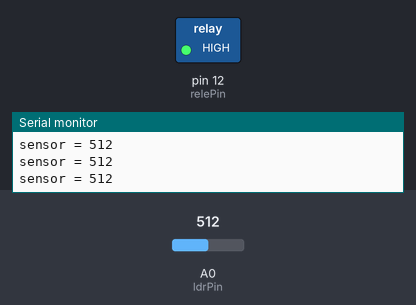
Bench run of a sketch on a simulated Arduino Uno, built with avr-gcc and run on an emulated ATmega328P. Shown: switched loads named in the sketch (green lamp = pin HIGH), the last lines printed to the serial monitor. The inputs (shaded band) are chosen by the test bench; at power-on: A0 (ldrPin) = 512.

Above: at 1.2 s.
1.3 s: A0 (ldrPin) set to 116
4.3 s: A0 (ldrPin) set to 104
At 5.0 s:
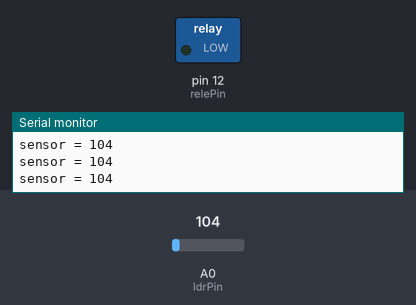
5.8 s: A0 (ldrPin) set to 120
At 6.2 s:
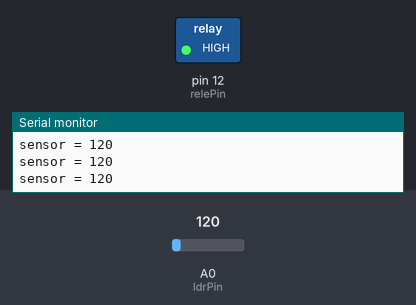
8.8 s: A0 (ldrPin) set to 100
At 10.1 s:
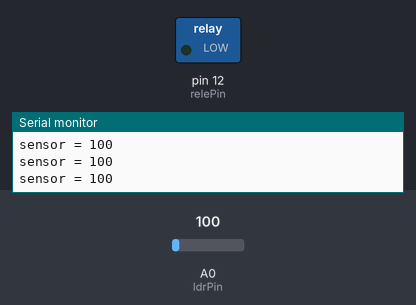
Timing chart, 0 to 11.3 s (numbered marks = the images above; inputs shaded):
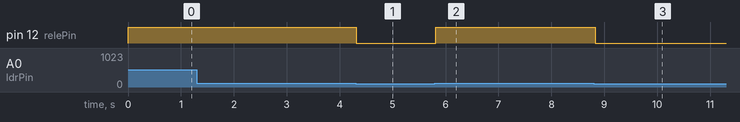

The sketch:

jogoDino.ino
```cpp
int relePin = 12;

int ldrPin = A0;

void setup() {

Serial.begin(9600);

pinMode(relePin, OUTPUT);
}

void loop() {

int ldrStatus = analogRead(ldrPin);

Serial.print("sensor = " );            // Imprime o resultado no monitor serial
Serial.println(ldrStatus);

if (ldrStatus >= 110) {
digitalWrite(relePin, HIGH);
}
else {
digitalWrite(relePin, LOW);
}

}
```

Measured:
- the behaviour switches between 110 and 109 on A0 (ldrPin) (found by bisection; images 0 and 1)
- after the input at 4.3 s, pin 12 (relePin): HIGH → LOW at once
- after the input at 5.8 s, pin 12 (relePin): LOW → HIGH at once
- after the input at 8.8 s, pin 12 (relePin): HIGH → LOW at once
